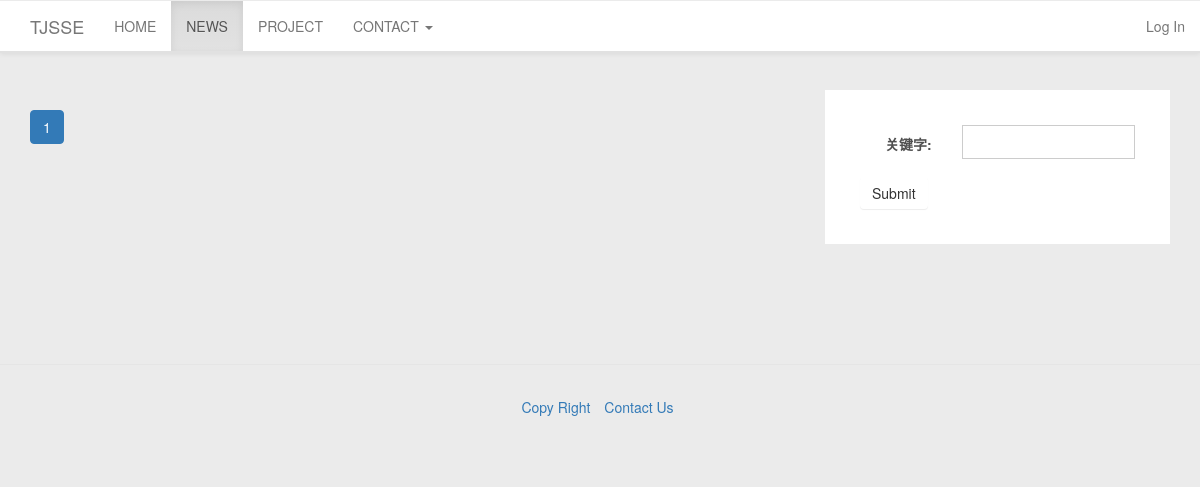
The page /news/ on the database as committed earlier.
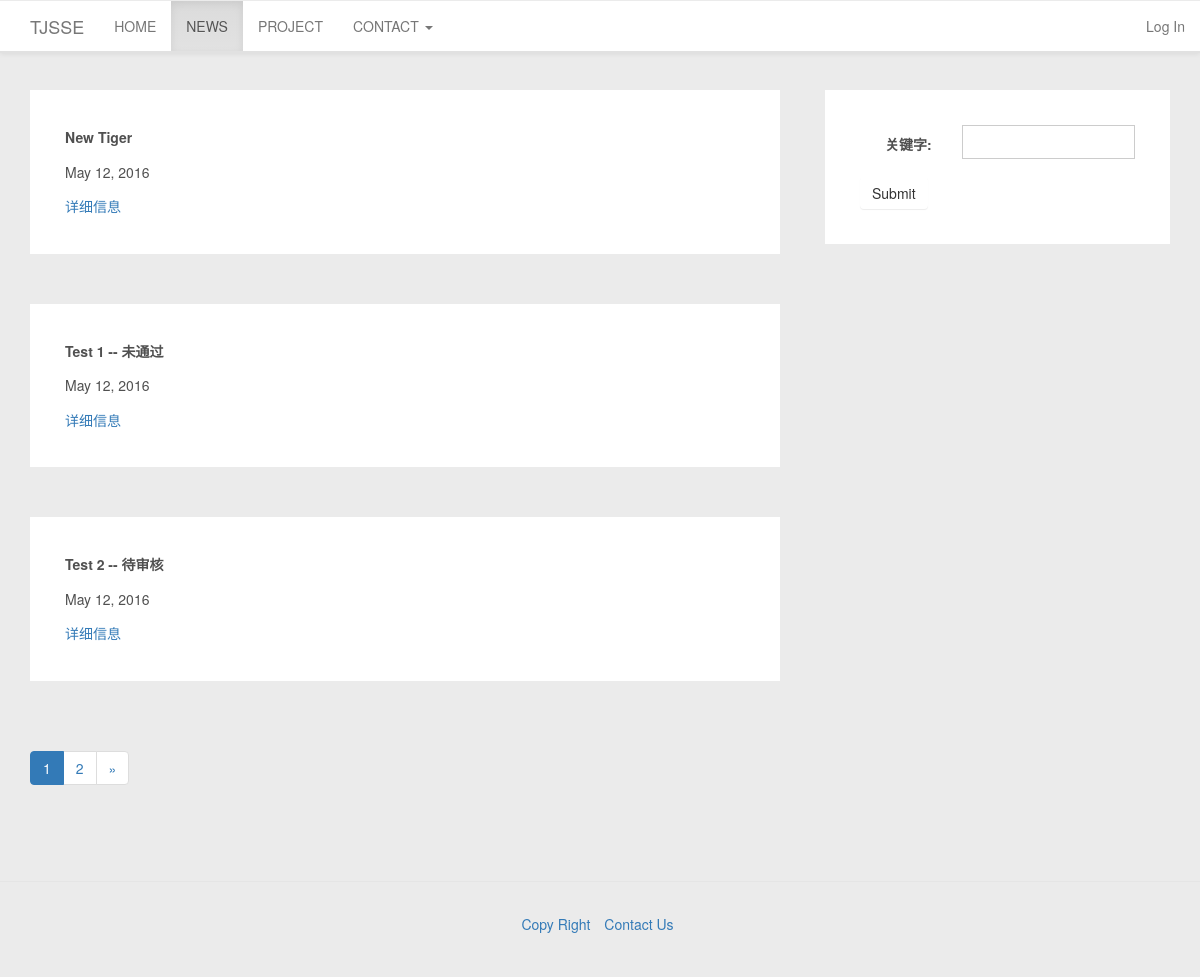
The same page on the database as committed later.
### news/models.py (models this page shows)
class News(models.Model):
    title = models.CharField(max_length=30)
    date = models.DateField(default=datetime.date.today)
    publisher = models.ForeignKey(User)
    content = models.CharField(max_length=2000)
    STATUS_PENDING = 0
    STATUS_FAIL = 1
    STATUS_PASS = 2
    STATUS_CHOICES = [
        (STATUS_PENDING, '待审核'),
        (STATUS_FAIL, '未通过'),
        (STATUS_PASS, '已通过'),
    ]
    status = models.IntegerField('审核状态',choices=STATUS_CHOICES)
    def __str__(self):
        return self.title+', '+self.publisher.get_full_name()
    __repr__=__str__

### news/views.py (the view)
def news_list_view(request):
    news_list=News.objects.filter(status=News.STATUS_PASS)
    search_form=SearchForm()
    paginator = ExtendPaginator(news_list, PAGE_LIMIT)
    page_id = request.GET.get('page')
    try:
        news_list = paginator.page(page_id)  # 获取某页对应的记录
    except PageNotAnInteger:  # 如果页码不是个整数
        news_list = paginator.page(1)  # 取第一页的记录
    except EmptyPage:  # 如果页码太大，没有相应的记录
        news_list = paginator.page(paginator.num_pages)  # 取最后一页的记录
    return render(request,'news/news_list.html',{'news_list':news_list,\
                                                 'form':search_form})

### news/forms.py
class SearchForm(forms.Form):
    search_val=forms.CharField(
        required=False,
        label='关键字'
    )

### TJSSE/utils.py (called while the page is built, shortened)
  def page(self, number):
      self.page_num = number
      return super(ExtendPaginator, self).page(number)

  def _page_range_ext(self):
      num_count = 2 * self.range_num + 1
      if self.num_pages <= num_count:
          return range(1, self.num_pages + 1)

### news/templates/news/news_list.html (shortened to what this page needs)
{% extends 'base.html' %}
{% block contentbase %}
    {% for new in news_list %}
        <div class="panel-card">
            <p><strong>{{ new.title }}</strong></p>
            <p>{{ new.date }}&nbsp;&nbsp;&nbsp;{{ new.publisher.get_full_name }}</p>
            <a href="/news/{{ new.pk }}">详细信息</a>
        </div>
    {% endfor %}
    {% include "template_paginator.html" with page=news_list %}
{% endblock contentbase %}
{% block sidebarbase %}
    <div class="panel-card">
        <form class="form-horizontal" action="/news/search" method="GET">
            {% include "formTemplate.html" %}
            <button type="submit" class="btn btn-default ">Submit</button>
        </form>
    </div>
{% endblock sidebarbase %}

Rows that differ between the two databases and show on the page:
added News: title "New Tiger", date "May 12, 2016"
added News: title "Test 1 -- 未通过", date "May 12, 2016"
added News: title "Test 2 -- 待审核", date "May 12, 2016"
Other text that changed with them:
new list line: "2"
